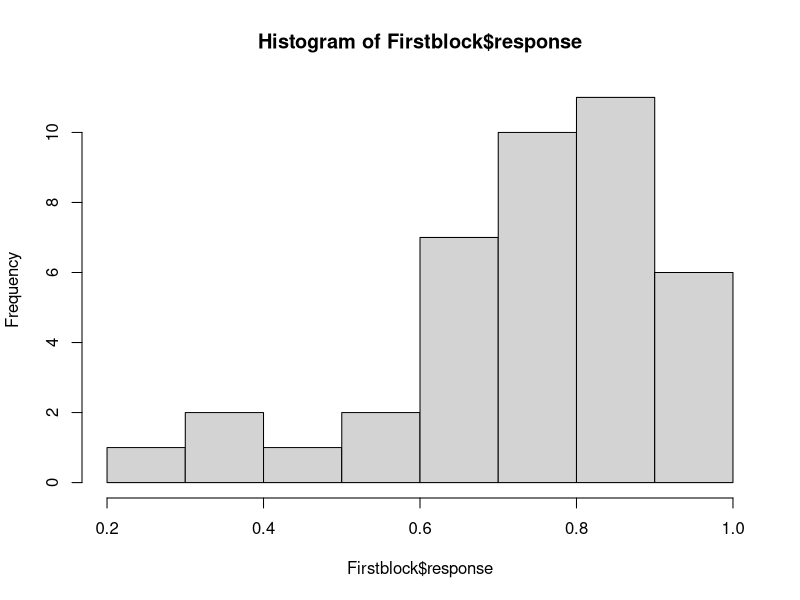
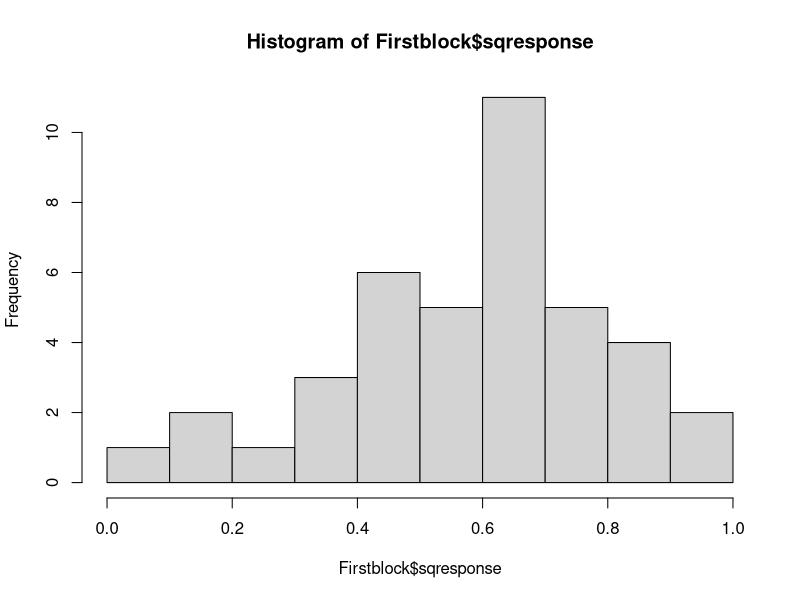
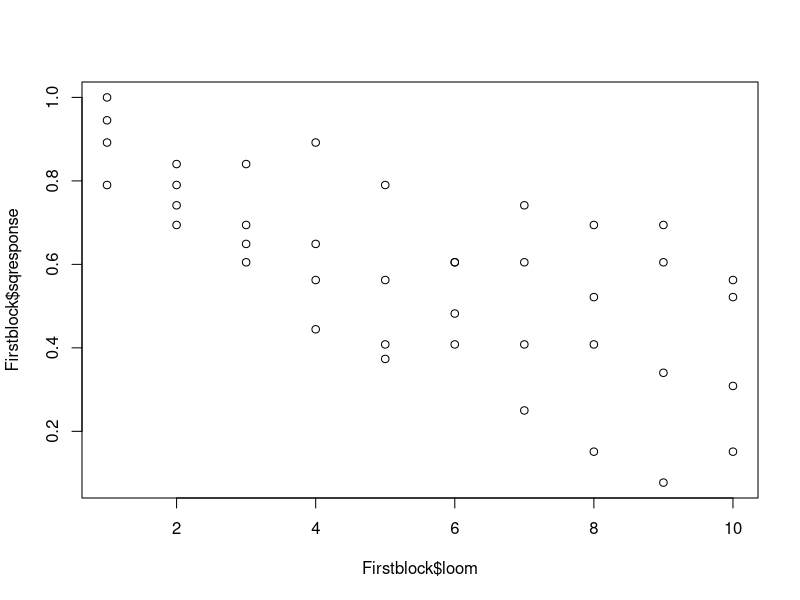
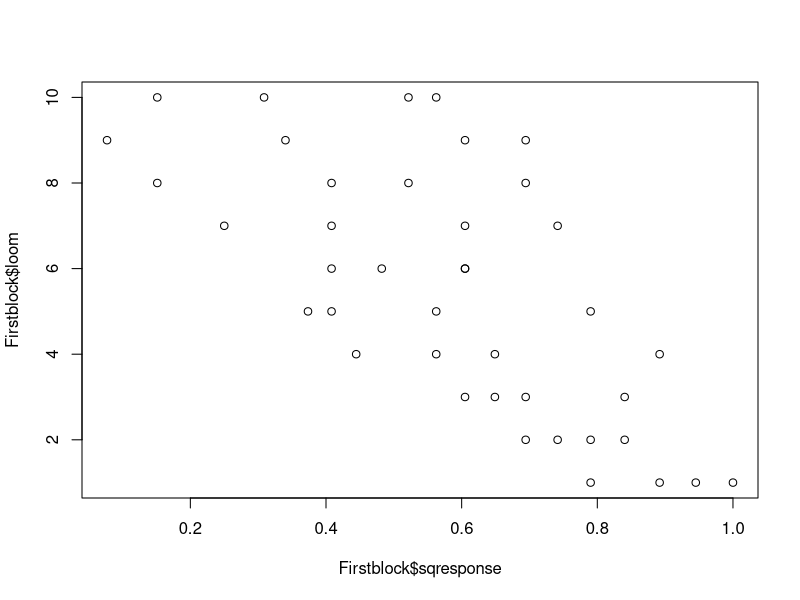

Here is the R script that generated these plots, in order: (Note: this script raises an error after producing the figures.)
#### testing the multiple linear regression but taking into account 
#### the binomial distribution

#### of the first block of the loom habituation FnS_20n60 experiment. 



getwd()


##setwd("C:/Users/uqemarqu/Documents/R/behaviour analysis")
##setwd("R:/EMLPHD-Q0556/R backup 20190118/behaviour analysis")

## to import the data
Firstblock<-read.csv("first_block_loomHab_FnS_20n60.csv",header=T,sep=",") 


N<-colnames(Firstblock)


## looking at the structure. 
str(Firstblock)
summary(Firstblock)

#######


#######

### to visualize the distribution of the data
hist(Firstblock$response) ### it is left skewed... 

### to test if the distribution is normal. if it is significant is means it is not normal
shapiro.test(Firstblock$response) 

### because is left skewed i do a square transformation
Firstblock$sqresponse<-Firstblock$response^2 ### 

hist(Firstblock$sqresponse)
shapiro.test(Firstblock$sqresponse) ### it worked 

#### now it is better.


#######################




### so we test with a correlation first to see if there is a trend

### to look at the correlation

cor.test(Firstblock$loom,Firstblock$sqresponse,method=c("spearman"))
cor(Firstblock$loom,Firstblock$response,method=c("spearman")) ### it gives the same results as it should. 

plot(Firstblock$loom,Firstblock$sqresponse) ### (X,Y)
plot(Firstblock$loom~Firstblock$sqresponse)  ### when I use a ~ it changes the order to (Y,X)



##### now if I change the loom as factors the correlations dont work of course... so I will go on with the model

#########################

#### i made a new dataframe to take the escape responses
escapes<-read.csv("escapes.csv",header=T,sep=",") 

y<-cbind(escapes$escapes,escapes$noescapes)

##### glm model for binomial data ###############

fit1<-glm(y~Firstblock$loom+Firstblock$speed+Firstblock$isi, family = "binomial",data = Firstblock)

summary(fit1)


fit2<-glm(y~Firstblock$loom+Firstblock$speed, family = "binomial",data = Firstblock)

summary(fit2)

anova(fit1,fit2)

#### i dont get sig values... apparantly this can happen when you saturate the models. 



#### now I will try a multiple comparisons for the looms

library(multcomp)

tests <- glht(fit1, linfct=mcp(loom="Tukey"))

summary(tests)


################

##### glm model for binomial data ###############

fit1<-glm(y~loom+speed+isi, family = "binomial",data = Firstblock)

summary(fit1)


fit2<-glm(y~loom+speed, family = "binomial",data = Firstblock)

summary(fit2)

anova(fit1,fit2)

#### i dont get sig values... apparantly this can happen when you saturate the models. 



#### now I will try a multiple comparisons for the looms. to do this I do need to make the looms a factor

### i think I also need to change the loom variable as a factor... not sure

Firstblock$loom<-as.factor(Firstblock$loom)

fit1<-glm(y~loom+speed+isi, family = "binomial",data = Firstblock)

summary(fit1)

library(multcomp)

tests <- glht(fit1, linfct=mcp(loom="Tukey"))

summary(tests)

#### but this gets me the comparisns between looms but not between groups per loom. 

#### not sure what to do now... 
